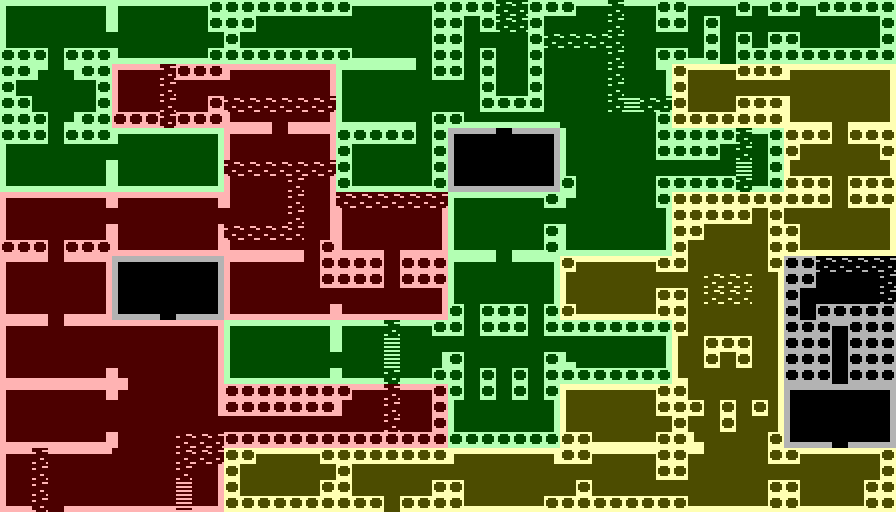

Below is a game level as drawn by its tile map, then a one-line description and the .tmx that defines it (tile-layer data replaced by summaries):
An orthogonal 56x32 tile map with 16x16 px tiles, 1 tile layer (Tile Layer 1), 1 image layer and 282 objects (30x SNAKE, 23x BAT, 18x CHEST, 18x LOCK, 18x POT, ...).

<map version="1.0" tiledversion="2018.08.06" orientation="orthogonal" renderorder="right-down" width="56" height="32" tilewidth="16" tileheight="16" infinite="0" nextlayerid="11" nextobjectid="566">
 <tileset firstgid="1" source="overworld.tsx" />
 <layer id="10" name="Tile Layer 1" width="56" height="32">
  <data>[1792 cells, 1792 non-empty, 12 distinct tile ids]</data>
 </layer>
 <objectgroup id="2" name="entities">
  <object id="166" name="To overworld from dung 1" type="TELEPORTER" x="48.9167" y="510.958">
   <properties>
    <property name="DEST_ROOM_X" type="int" value="4" />
    <property name="DEST_ROOM_Y" type="int" value="5" />
   </properties>
   <point />
  </object>
  <object id="168" name="To overworld from dung 2" type="TELEPORTER" x="384.333" y="508.292">
   <properties>
    <property name="DEST_ROOM_X" type="int" value="6" />
    <property name="DEST_ROOM_Y" type="int" value="0" />
   </properties>
   <point />
  </object>
  </objectgroup>
 <imagelayer id="8" name="Image Layer 1" locked="1">
  <image source="dungeonOverlay.png" width="896" height="512" />
 </imagelayer>
 <objectgroup id="6" name="guidelines" locked="1">
  <!-- 64 objects omitted --></objectgroup>
</map>
<!-- 280 of 282 objects omitted -->
